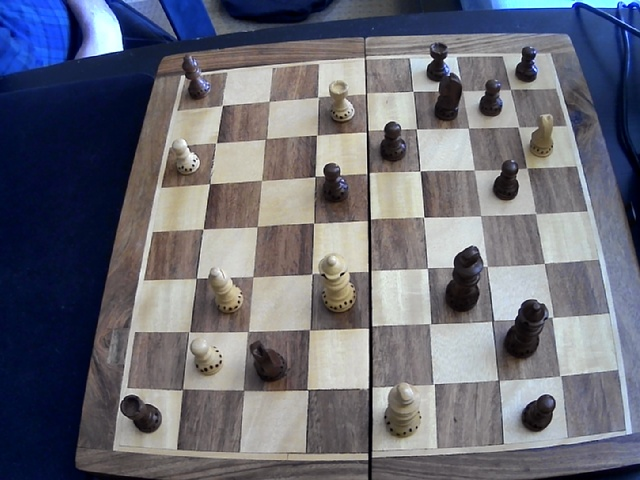
#> input picture images/chessboardWebcam.jpg, 640 x 480 px
$ python canny_edges.py
#> lines starting #> are read from the running program, lines starting #| are printed output that depends on the picture
import cv2
import numpy as np

cv2.namedWindow('Result')
img = cv2.imread("./images/chessboardWebcam.jpg")
#> img is the input picture: shape (480, 640, 3); mean B, G, R 117.1, 106.4, 105.3
v1 = 0
v2 = 0

def doEdges():
    edges = cv2.Canny(img,v1,v2)
    edges = cv2.cvtColor(edges,cv2.COLOR_GRAY2BGR)
    res = np.concatenate((img,edges),axis = 0)
    cv2.imshow('Result',edges)
def setVal1(val):
    global v1
    v1 = val
    doEdges()
def setVal2(val):
    global v2
    v2 = val
    doEdges()

cv2.createTrackbar('Val1','Result',0,1000,setVal1)
#> slider 'Val1' is set to 100
cv2.createTrackbar('Val2','Result',0,1000,setVal2)
#> slider 'Val2' is set to 100

cv2.imshow('Result',img)
cv2.waitKey(0)
#> in doEdges, `edges = cv2.Canny(img,v1,v2)`:
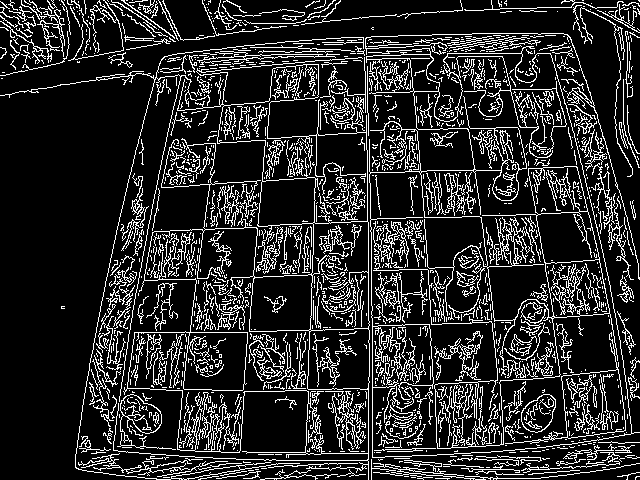
#> edges: shape (480, 640); 16.6% white in thin lines or dots
#> in doEdges, `edges = cv2.cvtColor(edges,cv2.COLOR_GRAY2BGR)`: edges: shape (480, 640, 3); 16.6% white in thin lines or dots
#> in doEdges, `res = np.concatenate((img,edges),axis = 0)`:
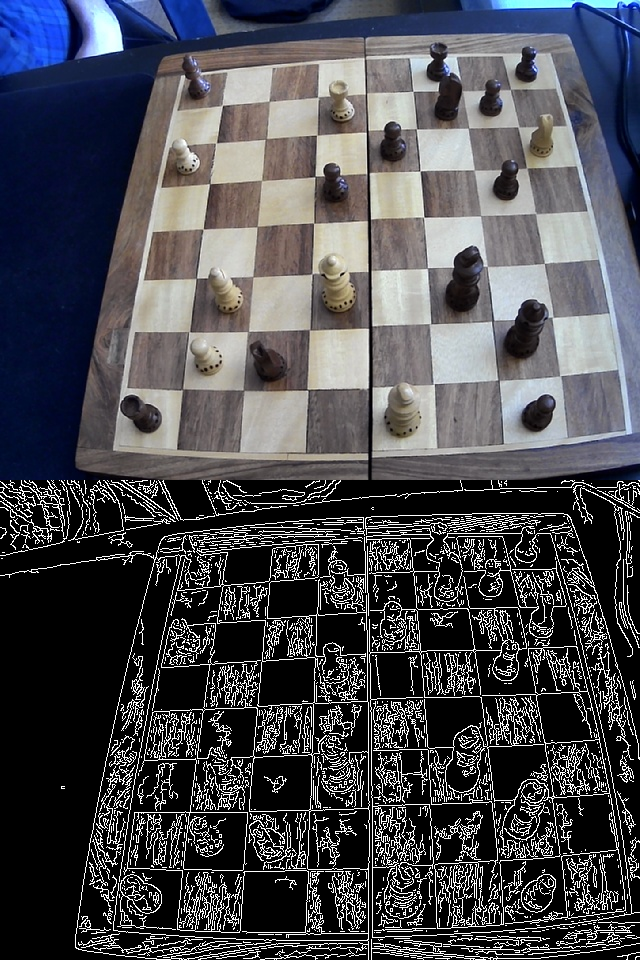
#> res: shape (960, 640, 3); mean B, G, R 79.7, 74.4, 73.8
#> in doEdges (call 2), `edges = cv2.Canny(img,v1,v2)`:
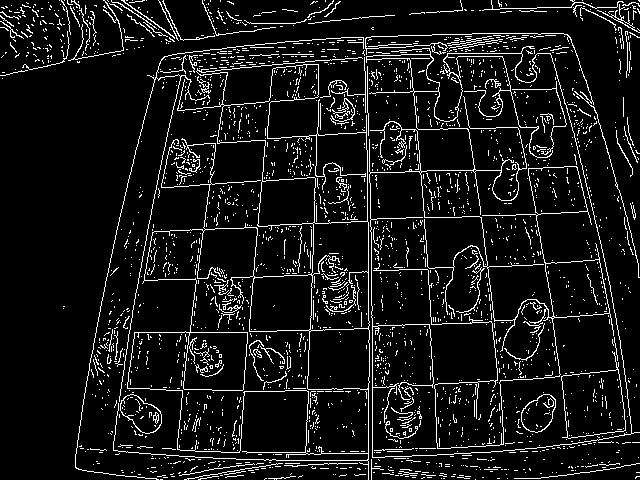
#> edges: shape (480, 640); 8.6% white in thin lines or dots
#> in doEdges (call 2), `edges = cv2.cvtColor(edges,cv2.COLOR_GRAY2BGR)`: edges: shape (480, 640, 3); 8.6% white in thin lines or dots
#> in doEdges (call 2), `res = np.concatenate((img,edges),axis = 0)`:
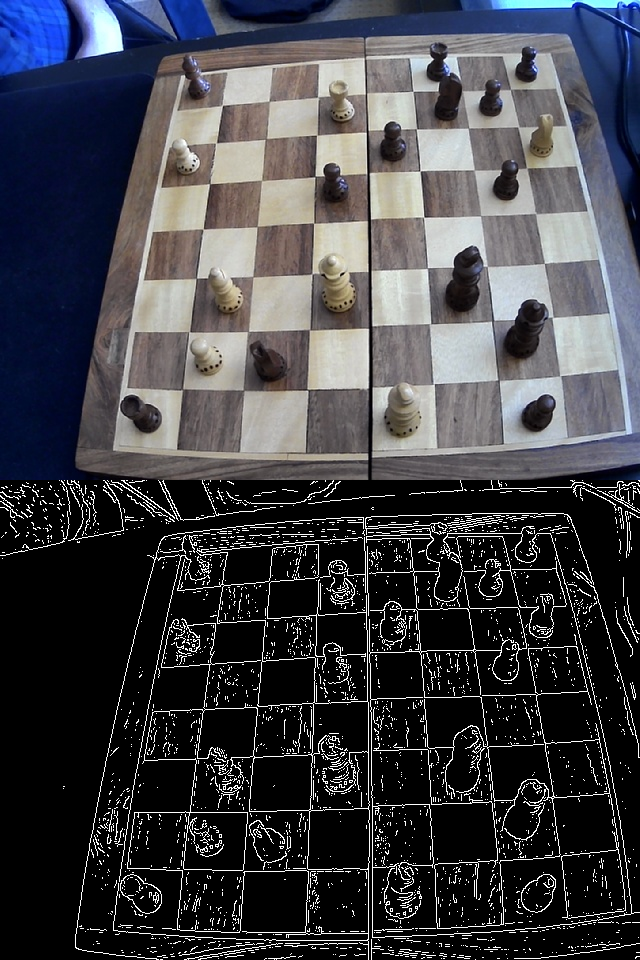
#> res: shape (960, 640, 3); mean B, G, R 69.4, 64.1, 63.5
cv2.destroyAllWindows

$ run again, with images/chessboard0.jpg copied over images/chessboardWebcam.jpg
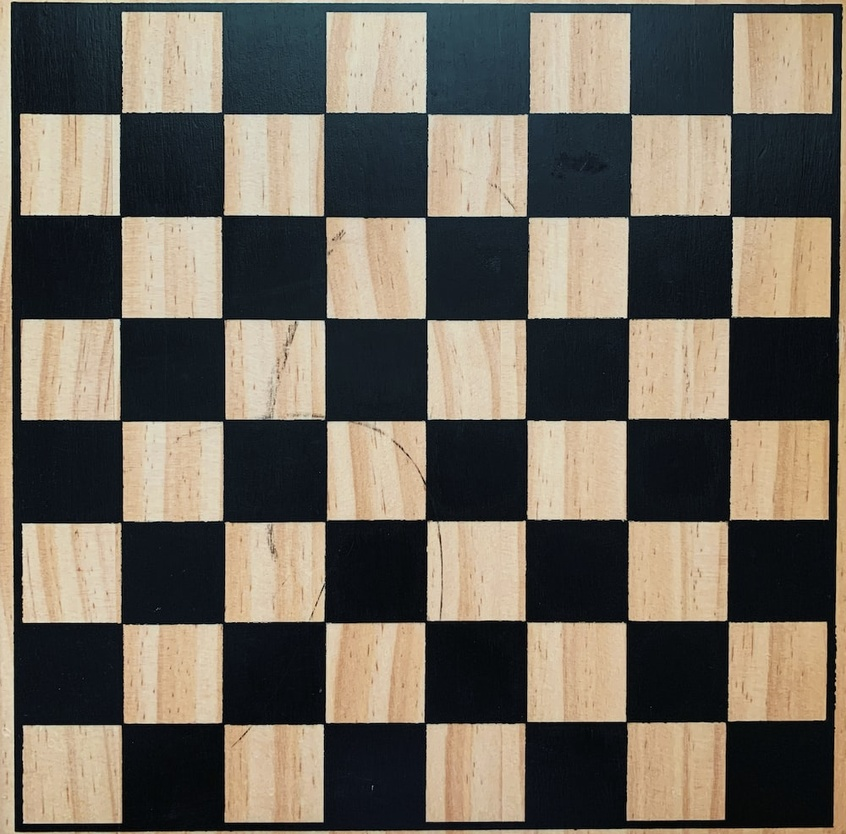
#> input picture images/chessboard0.jpg, 846 x 834 px, shrunk from 1000 x 985 before the run
#> img is the input picture: shape (834, 846, 3); mean B, G, R 92.8, 104.1, 111.1
#> in doEdges, `edges = cv2.Canny(img,v1,v2)`:
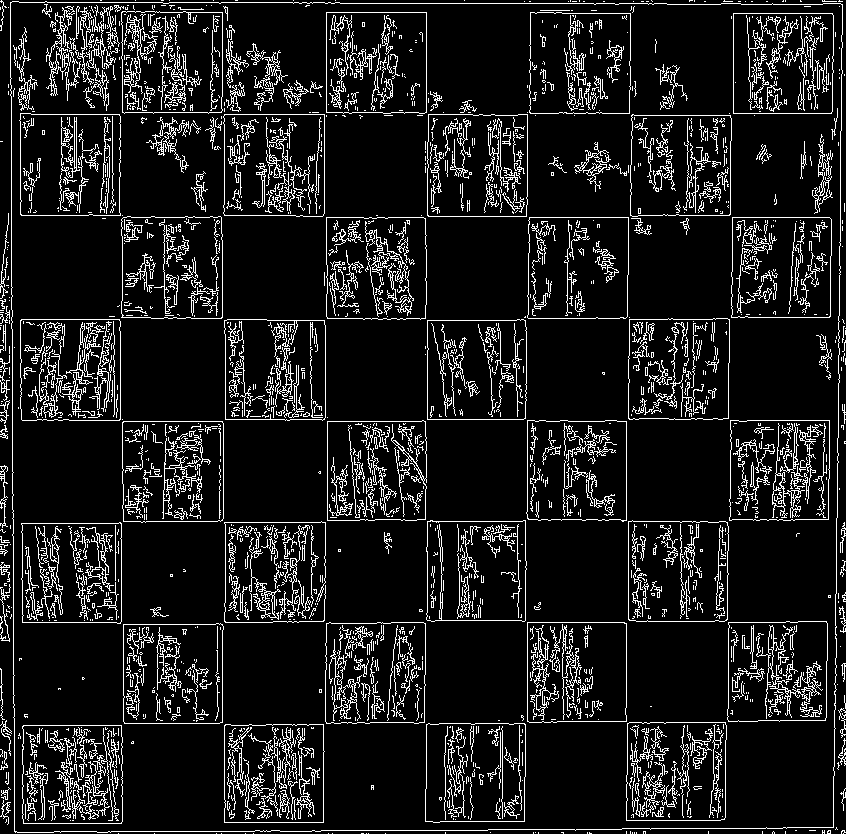
#> edges: shape (834, 846); 10.9% white in thin lines or dots
#> in doEdges (call 2), `res = np.concatenate((img,edges),axis = 0)`:
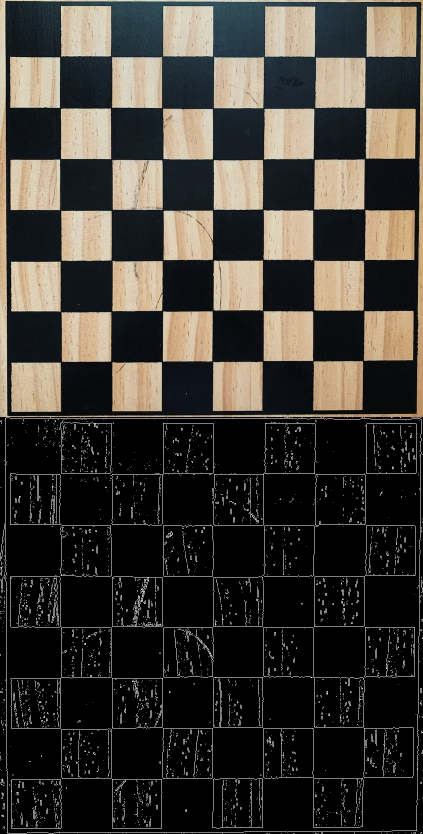
#> res: shape (1668, 846, 3) (shown at 1/2 size); mean B, G, R 52.3, 58, 61.4
